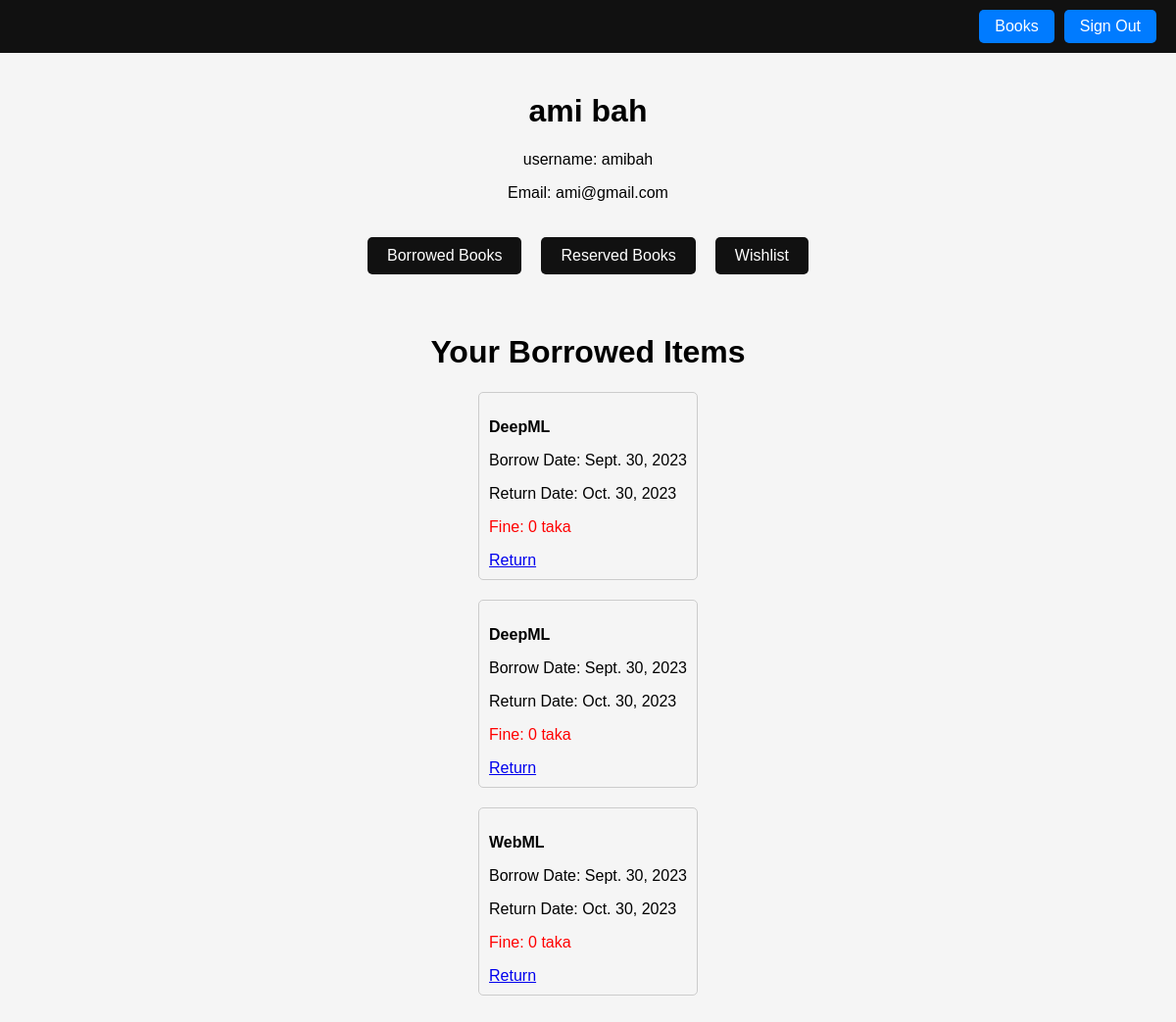
The page /borrowed (signed in) on the database its author committed.
### library/models.py (models this page shows, shortened)
class Borrowed(models.Model):
    book = models.ForeignKey(Book, on_delete=models.CASCADE)
    user = models.ForeignKey(User, on_delete=models.CASCADE)
    borrow_date = models.DateField()

class Book(models.Model):
    title = models.CharField(max_length=200)
    author = models.CharField(max_length=100)
    ISBN = models.CharField(max_length=13, unique=True)
    publication_date = models.DateField()
    genre = models.CharField(max_length=100)
    availability_status = models.BooleanField(default=True)
    num_books_available = models.PositiveIntegerField(default=1)

### library/views.py (the view)
# urls.py: path('borrowed', views.borrowed, name='borrowed'),
def borrowed(request):
    if not request.user.is_authenticated:
        return HttpResponseRedirect(reverse("signup"))
    user = request.user
    borrowed_items = Borrowed.objects.filter(user=user)
    for item in borrowed_items:
        day1 = datetime.datetime.now()
        day2 = item.borrow_date
        date1 = date(day1.year, day1.month, day1.day)
        date2 = date(day2.year, day2.month, day2.day)
        item.fine = numOfDays(date1, date2) * 2
        item.return_date = item.borrow_date+timedelta(days=30)
    context = {
        'borrowed_items': borrowed_items
    }
    return render(request, 'library/6borrowed.html', context)

### library/views.py (called while the page is built)
def numOfDays(date1, date2):
    if date2 > date1:
        return (date2-date1).days
    else:
        return (date1-date2).days

### library/templates/library/6borrowed.html
{% extends 'library/4profile.html' %}
{% block div %}
<h1>Your Borrowed Items</h1>
{% for item in borrowed_items %}
    <div class="borrowed-item">
        <p class="book-title">{{ item.book.title }}</p>
        <p>Borrow Date: {{ item.borrow_date }}</p>
        <p>Return Date: {{ item.return_date }}</p>
        <p class="fine-amount">Fine: {{ item.fine }} taka</p>
        <a href="{% url 'return_book' item.id %}">Return</a>
    </div>
{% empty %}
    <p>You haven't borrowed any items yet.</p>
{% endfor %}
{% endblock %}

### library/templates/library/4profile.html (shortened to what this page needs)
<!DOCTYPE html>
<html lang="en">
<head>
</head>
<body>
    <div class="navbar">
        <a href="books" class="navbar-button">Books</a>
        <a href="signout" class="navbar-button">Sign Out</a>
    </div>
    <div class="content-container">
        <div class="user-info">
            <h1>{{user.first_name}} {{user.last_name}}</h1>
            <p>username: {{user.username}}</p>
            <p>Email: {{user.email}}</p>
        </div>
        <div class="button-row">
            <a href="borrowed" class="button">Borrowed Books</a>
            <a href="reserved" class="button">Reserved Books</a>
            <a href ="wishlist" class="button">Wishlist</a>
        </div>
    </div>
    <div class="content-container">
        {% block div %}
        {% endblock %}
    </div>
</body>
</html>

### library/templates/library/4profile.html (style rules this page uses)
body { background-color: #f5f5f5; margin: 0; padding: 0; font-family: Arial, sans-serif; }
.navbar { background-color: #111; padding: 10px 20px; color: #fff; display: flex; justify-content: flex-end; align-items: center; }
.navbar-button { background-color: #007BFF; color: #fff; border: none; padding: 8px 16px; margin-left: 10px; border-radius: 5px; cursor: pointer; text-decoration: none; }
.content-container { display: flex; flex-direction: column; justify-content: flex-start; align-items: center; padding: 20px; }
.user-info { text-align: center; margin-bottom: 20px; }
.button-row { display: flex; justify-content: center; }
.button { background-color: #111; color: #fff; border: none; padding: 10px 20px; margin: 0 10px; border-radius: 5px; cursor: pointer; text-decoration: none; }
.borrowed-item { margin-bottom: 20px; padding: 10px; border: 1px solid #ccc; border-radius: 5px; }
.book-title { font-weight: bold; }
.fine-amount { color: red; }

### rows shown on the page
Borrowed: book "DeepML", borrow_date "Sept. 30, 2023", return_date "Oct. 30, 2023", fine "0"
Borrowed: book "DeepML", borrow_date "Sept. 30, 2023", return_date "Oct. 30, 2023", fine "0"
Borrowed: book "WebML", borrow_date "Sept. 30, 2023", return_date "Oct. 30, 2023", fine "0"

### other values the page prints
{{ user.first_name }} "ami"
{{ user.last_name }} "bah"
{{ user.username }} "amibah"
{{ user.email }} "ami@gmail.com"
